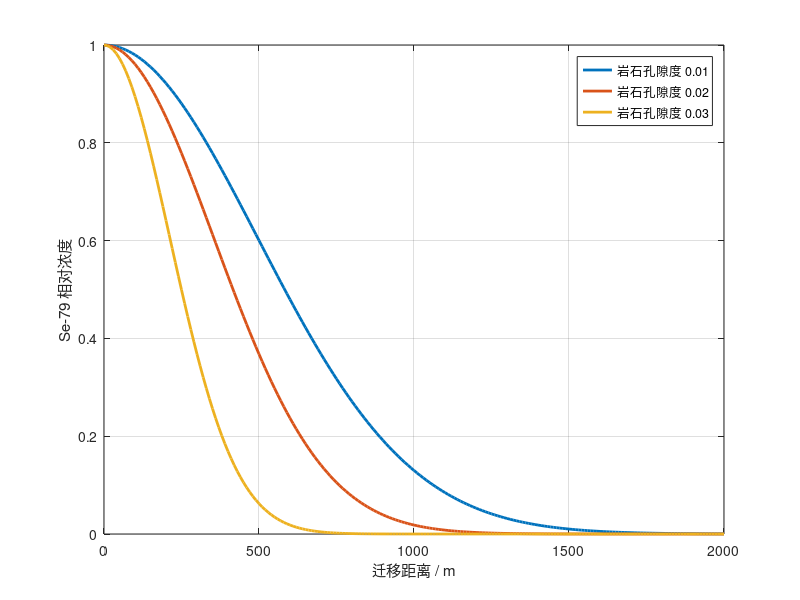

MATLAB code to generate this figure:
clc; clear; close all;

%% 距离
x = 0:10:2000;

%% 参数（控制曲线形状）
sigma1 = 700;   % 孔隙度 0.01
sigma2 = 500;   % 孔隙度 0.02
sigma3 = 300;   % 孔隙度 0.03

%% 浓度曲线
C1 = exp(-(x/sigma1).^2);
C2 = exp(-(x/sigma2).^2);
C3 = exp(-(x/sigma3).^2);

%% 颜色设置（关键）
color_blue   = [0 0.4470 0.7410];     % 蓝
color_orange = [0.8500 0.3250 0.0980]; % 橙（MATLAB默认橙）
color_yellow = [0.9290 0.6940 0.1250]; % 黄

%% 绘图
figure;
plot(x, C1, 'Color', color_blue,   'LineWidth', 2); hold on;
plot(x, C2, 'Color', color_orange, 'LineWidth', 2);
plot(x, C3, 'Color', color_yellow, 'LineWidth', 2);

%% 坐标轴
xlim([0 2000]);
ylim([0 1]);

xlabel('迁移距离 / m');
ylabel('Se-79 相对浓度');

legend('岩石孔隙度 0.01','岩石孔隙度 0.02','岩石孔隙度 0.03');

% title('岩石孔隙度对Se-79迁移的影响');

grid on;
box on;
